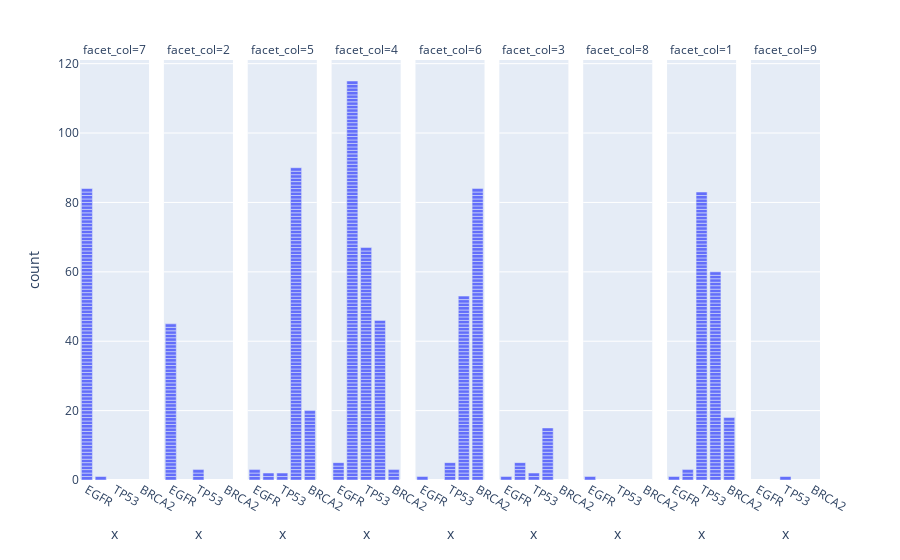

The code cell stored with this chart in its notebook:
### Code cell
# Analisando os 5 Genes de Maior Frequência, em relação as Classes
fig = px.bar(x=dfEDA4['Gene'], facet_col=dfEDA4['Class'])
fig.show()

### Figure 1 — Plotly figure (JSON) as saved in the notebook; plotly's stock layout.template omitted (floating-point values rounded to 4 significant figures; data arrays with more than 128 entries replaced by an {"elided": "..."} marker saying what was removed)
{"data": [{"alignmentgroup": "True", "hovertemplate": "facet_col=7<br>x=%{x}<br>count=%{y}<extra></extra>", "legendgroup": "", "marker": {"color": "#636efa", "pattern": {"shape": ""}}, "name": "", "offsetgroup": "", "orientation": "v", "showlegend": false, "textposition": "auto", "type": "bar", "x": ["EGFR", "EGFR", "EGFR", "EGFR", "EGFR", "EGFR", "EGFR", "EGFR", "EGFR", "EGFR", "EGFR", "EGFR", "EGFR", "EGFR", "EGFR", "EGFR", "EGFR", "EGFR", "EGFR", "EGFR", "EGFR", "EGFR", "EGFR", "EGFR", "EGFR", "EGFR", "EGFR", "EGFR", "EGFR", "EGFR", "EGFR", "EGFR", "EGFR", "EGFR", "EGFR", "EGFR", "EGFR", "EGFR", "EGFR", "EGFR", "EGFR", "EGFR", "EGFR", "EGFR", "EGFR", "EGFR", "EGFR", "EGFR", "EGFR", "EGFR", "EGFR", "EGFR", "EGFR", "EGFR", "EGFR", "EGFR", "EGFR", "EGFR", "EGFR", "EGFR", "EGFR", "EGFR", "EGFR", "EGFR", "EGFR", "EGFR", "EGFR", "EGFR", "EGFR", "EGFR", "EGFR", "EGFR", "EGFR", "EGFR", "EGFR", "EGFR", "EGFR", "EGFR", "EGFR", "EGFR", "EGFR", "EGFR", "EGFR", "EGFR", "PTEN"], "xaxis": "x", "y": [1, 1, 1, 1, 1, 1, 1, 1, 1, 1, 1, 1, 1, 1, 1, 1, 1, 1, 1, 1, 1, 1, 1, 1, 1, 1, 1, 1, 1, 1, 1, 1, 1, 1, 1, 1, 1, 1, 1, 1, 1, 1, 1, 1, 1, 1, 1, 1, 1, 1, 1, 1, 1, 1, 1, 1, 1, 1, 1, 1, 1, 1, 1, 1, 1, 1, 1, 1, 1, 1, 1, 1, 1, 1, 1, 1, 1, 1, 1, 1, 1, 1, 1, 1, 1], "yaxis": "y"}, {"alignmentgroup": "True", "hovertemplate": "facet_col=2<br>x=%{x}<br>count=%{y}<extra></extra>", "legendgroup": "", "marker": {"color": "#636efa", "pattern": {"shape": ""}}, "name": "", "offsetgroup": "", "orientation": "v", "showlegend": false, "textposition": "auto", "type": "bar", "x": ["EGFR", "EGFR", "EGFR", "EGFR", "EGFR", "EGFR", "EGFR", "EGFR", "EGFR", "EGFR", "EGFR", "EGFR", "EGFR", "EGFR", "EGFR", "EGFR", "EGFR", "EGFR", "EGFR", "EGFR", "EGFR", "EGFR", "EGFR", "EGFR", "EGFR", "EGFR", "EGFR", "EGFR", "EGFR", "EGFR", "EGFR", "EGFR", "EGFR", "EGFR", "EGFR", "EGFR", "EGFR", "EGFR", "EGFR", "EGFR", "EGFR", "EGFR", "EGFR", "EGFR", "EGFR", "TP53", "TP53", "TP53"], "xaxis": "x2", "y": [1, 1, 1, 1, 1, 1, 1, 1, 1, 1, 1, 1, 1, 1, 1, 1, 1, 1, 1, 1, 1, 1, 1, 1, 1, 1, 1, 1, 1, 1, 1, 1, 1, 1, 1, 1, 1, 1, 1, 1, 1, 1, 1, 1, 1, 1, 1, 1], "yaxis": "y2"}, {"alignmentgroup": "True", "hovertemplate": "facet_col=5<br>x=%{x}<br>count=%{y}<extra></extra>", "legendgroup": "", "marker": {"color": "#636efa", "pattern": {"shape": ""}}, "name": "", "offsetgroup": "", "orientation": "v", "showlegend": false, "textposition": "auto", "type": "bar", "x": ["EGFR", "EGFR", "EGFR", "TP53", "TP53", "PTEN", "PTEN", "BRCA1", "BRCA1", "BRCA1", "BRCA1", "BRCA1", "BRCA1", "BRCA1", "BRCA1", "BRCA1", "BRCA1", "BRCA1", "BRCA1", "BRCA1", "BRCA1", "BRCA1", "BRCA1", "BRCA1", "BRCA1", "BRCA1", "BRCA1", "BRCA1", "BRCA1", "BRCA1", "BRCA1", "BRCA1", "BRCA1", "BRCA1", "BRCA1", "BRCA1", "BRCA1", "BRCA1", "BRCA1", "BRCA1", "BRCA1", "BRCA1", "BRCA1", "BRCA1", "BRCA1", "BRCA1", "BRCA1", "BRCA1", "BRCA1", "BRCA1", "BRCA1", "BRCA1", "BRCA1", "BRCA1", "BRCA1", "BRCA1", "BRCA1", "BRCA1", "BRCA1", "BRCA1", "BRCA1", "BRCA1", "BRCA1", "BRCA1", "BRCA1", "BRCA1", "BRCA1", "BRCA1", "BRCA1", "BRCA1", "BRCA1", "BRCA1", "BRCA1", "BRCA1", "BRCA1", "BRCA1", "BRCA1", "BRCA1", "BRCA1", "BRCA1", "BRCA1", "BRCA1", "BRCA1", "BRCA1", "BRCA1", "BRCA1", "BRCA1", "BRCA1", "BRCA1", "BRCA1", "BRCA1", "BRCA1", "BRCA1", "BRCA1", "BRCA1", "BRCA1", "BRCA1", "BRCA2", "BRCA2", "BRCA2", "BRCA2", "BRCA2", "BRCA2", "BRCA2", "BRCA2", "BRCA2", "BRCA2", "BRCA2", "BRCA2", "BRCA2", "BRCA2", "BRCA2", "BRCA2", "BRCA2", "BRCA2", "BRCA2", "BRCA2"], "xaxis": "x3", "y": [1, 1, 1, 1, 1, 1, 1, 1, 1, 1, 1, 1, 1, 1, 1, 1, 1, 1, 1, 1, 1, 1, 1, 1, 1, 1, 1, 1, 1, 1, 1, 1, 1, 1, 1, 1, 1, 1, 1, 1, 1, 1, 1, 1, 1, 1, 1, 1, 1, 1, 1, 1, 1, 1, 1, 1, 1, 1, 1, 1, 1, 1, 1, 1, 1, 1, 1, 1, 1, 1, 1, 1, 1, 1, 1, 1, 1, 1, 1, 1, 1, 1, 1, 1, 1, 1, 1, 1, 1, 1, 1, 1, 1, 1, 1, 1, 1, 1, 1, 1, 1, 1, 1, 1, 1, 1, 1, 1, 1, 1, 1, 1, 1, 1, 1, 1, 1], "yaxis": "y3"}, {"alignmentgroup": "True", "hovertemplate": "facet_col=4<br>x=%{x}<br>count=%{y}<extra></extra>", "legendgroup": "", "marker": {"color": "#636efa", "pattern": {"shape": ""}}, "name": "", "offsetgroup": "", "orientation": "v", "showlegend": false, "textposition": "auto", "type": "bar", "x": {"elided": "236 str values"}, "xaxis": "x4", "y": {"elided": "236 int values"}, "yaxis": "y4"}, {"alignmentgroup": "True", "hovertemplate": "facet_col=6<br>x=%{x}<br>count=%{y}<extra></extra>", "legendgroup": "", "marker": {"color": "#636efa", "pattern": {"shape": ""}}, "name": "", "offsetgroup": "", "orientation": "v", "showlegend": false, "textposition": "auto", "type": "bar", "x": {"elided": "143 str values"}, "xaxis": "x5", "y": {"elided": "143 int values"}, "yaxis": "y5"}, {"alignmentgroup": "True", "hovertemplate": "facet_col=3<br>x=%{x}<br>count=%{y}<extra></extra>", "legendgroup": "", "marker": {"color": "#636efa", "pattern": {"shape": ""}}, "name": "", "offsetgroup": "", "orientation": "v", "showlegend": false, "textposition": "auto", "type": "bar", "x": ["EGFR", "TP53", "TP53", "PTEN", "PTEN", "PTEN", "PTEN", "PTEN", "BRCA1", "BRCA1", "BRCA1", "BRCA1", "BRCA1", "BRCA1", "BRCA1", "BRCA1", "BRCA1", "BRCA1", "BRCA1", "BRCA1", "BRCA1", "BRCA1", "BRCA1"], "xaxis": "x6", "y": [1, 1, 1, 1, 1, 1, 1, 1, 1, 1, 1, 1, 1, 1, 1, 1, 1, 1, 1, 1, 1, 1, 1], "yaxis": "y6"}, {"alignmentgroup": "True", "hovertemplate": "facet_col=8<br>x=%{x}<br>count=%{y}<extra></extra>", "legendgroup": "", "marker": {"color": "#636efa", "pattern": {"shape": ""}}, "name": "", "offsetgroup": "", "orientation": "v", "showlegend": false, "textposition": "auto", "type": "bar", "x": ["EGFR"], "xaxis": "x7", "y": [1], "yaxis": "y7"}, {"alignmentgroup": "True", "hovertemplate": "facet_col=1<br>x=%{x}<br>count=%{y}<extra></extra>", "legendgroup": "", "marker": {"color": "#636efa", "pattern": {"shape": ""}}, "name": "", "offsetgroup": "", "orientation": "v", "showlegend": false, "textposition": "auto", "type": "bar", "x": {"elided": "165 str values"}, "xaxis": "x8", "y": {"elided": "165 int values"}, "yaxis": "y8"}, {"alignmentgroup": "True", "hovertemplate": "facet_col=9<br>x=%{x}<br>count=%{y}<extra></extra>", "legendgroup": "", "marker": {"color": "#636efa", "pattern": {"shape": ""}}, "name": "", "offsetgroup": "", "orientation": "v", "showlegend": false, "textposition": "auto", "type": "bar", "x": ["TP53"], "xaxis": "x9", "y": [1], "yaxis": "y9"}], "layout": {"annotations": [{"font": {}, "showarrow": false, "text": "facet_col=7", "x": 0.04667, "xanchor": "center", "xref": "paper", "y": 1, "yanchor": "bottom", "yref": "paper"}, {"font": {}, "showarrow": false, "text": "facet_col=2", "x": 0.16, "xanchor": "center", "xref": "paper", "y": 1, "yanchor": "bottom", "yref": "paper"}, {"font": {}, "showarrow": false, "text": "facet_col=5", "x": 0.2733, "xanchor": "center", "xref": "paper", "y": 1, "yanchor": "bottom", "yref": "paper"}, {"font": {}, "showarrow": false, "text": "facet_col=4", "x": 0.3867, "xanchor": "center", "xref": "paper", "y": 1, "yanchor": "bottom", "yref": "paper"}, {"font": {}, "showarrow": false, "text": "facet_col=6", "x": 0.5, "xanchor": "center", "xref": "paper", "y": 1, "yanchor": "bottom", "yref": "paper"}, {"font": {}, "showarrow": false, "text": "facet_col=3", "x": 0.6133, "xanchor": "center", "xref": "paper", "y": 1, "yanchor": "bottom", "yref": "paper"}, {"font": {}, "showarrow": false, "text": "facet_col=8", "x": 0.7267, "xanchor": "center", "xref": "paper", "y": 1, "yanchor": "bottom", "yref": "paper"}, {"font": {}, "showarrow": false, "text": "facet_col=1", "x": 0.84, "xanchor": "center", "xref": "paper", "y": 1, "yanchor": "bottom", "yref": "paper"}, {"font": {}, "showarrow": false, "text": "facet_col=9", "x": 0.9533, "xanchor": "center", "xref": "paper", "y": 1, "yanchor": "bottom", "yref": "paper"}], "barmode": "relative", "legend": {"tracegroupgap": 0}, "margin": {"t": 60}, "xaxis": {"anchor": "y", "domain": [0, 0.09333], "title": {"text": "x"}}, "xaxis2": {"anchor": "y2", "domain": [0.1133, 0.2067], "matches": "x", "title": {"text": "x"}}, "xaxis3": {"anchor": "y3", "domain": [0.2267, 0.32], "matches": "x", "title": {"text": "x"}}, "xaxis4": {"anchor": "y4", "domain": [0.34, 0.4333], "matches": "x", "title": {"text": "x"}}, "xaxis5": {"anchor": "y5", "domain": [0.4533, 0.5467], "matches": "x", "title": {"text": "x"}}, "xaxis6": {"anchor": "y6", "domain": [0.5667, 0.66], "matches": "x", "title": {"text": "x"}}, "xaxis7": {"anchor": "y7", "domain": [0.68, 0.7733], "matches": "x", "title": {"text": "x"}}, "xaxis8": {"anchor": "y8", "domain": [0.7933, 0.8867], "matches": "x", "title": {"text": "x"}}, "xaxis9": {"anchor": "y9", "domain": [0.9067, 1], "matches": "x", "title": {"text": "x"}}, "yaxis": {"anchor": "x", "domain": [0, 1], "title": {"text": "count"}}, "yaxis2": {"anchor": "x2", "domain": [0, 1], "matches": "y", "showticklabels": false}, "yaxis3": {"anchor": "x3", "domain": [0, 1], "matches": "y", "showticklabels": false}, "yaxis4": {"anchor": "x4", "domain": [0, 1], "matches": "y", "showticklabels": false}, "yaxis5": {"anchor": "x5", "domain": [0, 1], "matches": "y", "showticklabels": false}, "yaxis6": {"anchor": "x6", "domain": [0, 1], "matches": "y", "showticklabels": false}, "yaxis7": {"anchor": "x7", "domain": [0, 1], "matches": "y", "showticklabels": false}, "yaxis8": {"anchor": "x8", "domain": [0, 1], "matches": "y", "showticklabels": false}, "yaxis9": {"anchor": "x9", "domain": [0, 1], "matches": "y", "showticklabels": false}}}
